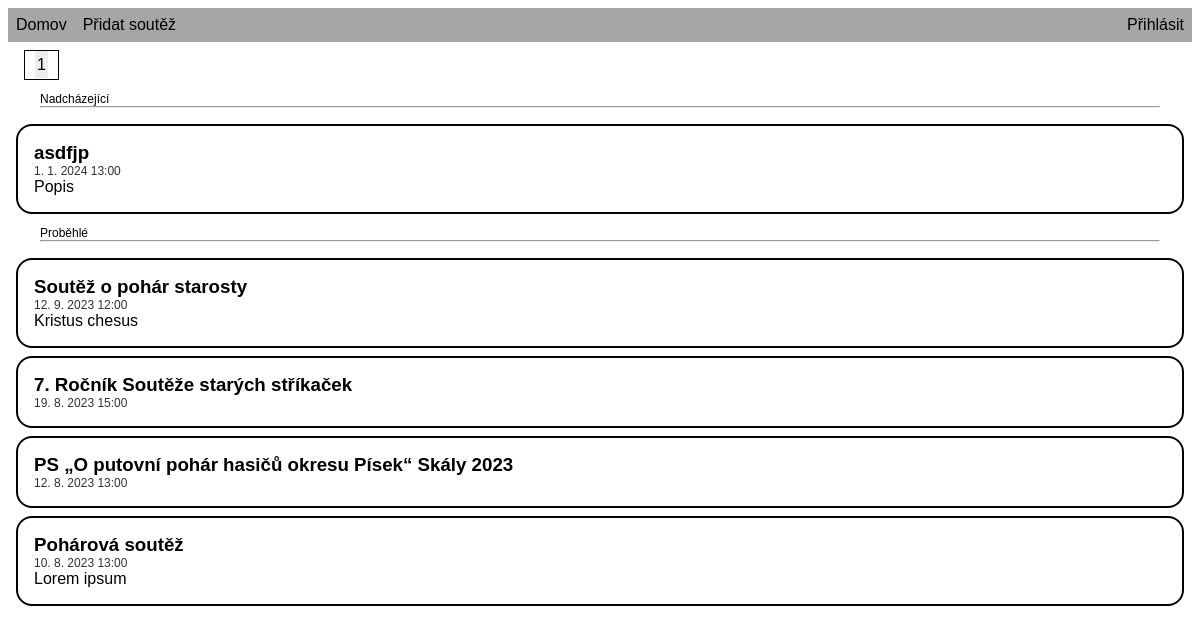
The page / on the database its author committed.
### tables this page shows
CREATE TABLE "competition" (id INTEGER PRIMARY KEY AUTOINCREMENT UNIQUE NOT NULL, id_user INTEGER NOT NULL REFERENCES user (id), date_created DATETIME DEFAULT (CURRENT_TIMESTAMP) NOT NULL, title TEXT NOT NULL, description TEXT, proposition VARCHAR UNIQUE, date_event TIMEDATE NOT NULL, town VARCHAR NOT NULL, id_results INTEGER REFERENCES results (id) UNIQUE);

### functions.php (the view)
<?php
function print_competitions(array $competition_list){
    if(strtotime($competition_list[0]["date_event"]) > time()){
        echo "<div class='separator-div'><p class='separator-text'>Nadcházející</p>";
        echo "<hr></div>";
    }
    else{
        if($competition_list){
            echo "<div class='separator-div'><p class='separator-text'>Proběhlé</p>";
            echo "<hr></div>";
        }
    }
    for($i = 0; $i < count($competition_list); $i++){
        $competition = $competition_list[$i];
        echo "<article>";
        echo "<h3><a href='competition?id=$competition[id]'> $competition[title] </a></h3>";
        echo "<div class='date_event'>".date_format(date_create($competition["date_event"]), "j. n. Y G:i")."</div>";
        echo "<div>$competition[description]</div>";
        echo "</article>";
        if(strtotime($competition["date_event"]) > time() && isset($competition_list[$i+1])){
            if(strtotime($competition_list[$i+1]["date_event"]) < time()){
                echo "<div class='separator-div'><p class='separator-text'>Proběhlé</p>";
                echo "<hr></div>";
            }
        }
    }
}
?>

### static/style.css (style rules this page uses)
body { font-family: 'Helvetica', 'Arial', sans-serif; }
article { border: 2px solid; border-radius: 1em; margin: .5em; padding: 1em; }
h3 { margin: 0; }
.date_event { color: #313131; font-size: .75em; }
a { text-decoration: none; color: black; }
.separator-div { margin: 0 2em 1em; }
.separator-div p { font-size: .75em; margin-bottom: 0; }
.separator-div hr { margin: 0; }

### rows shown on the page
competition: title "asdfjp", date_event "1. 1. 2024 13:00", description "Popis", shows "Proběhlé"
competition: title "Soutěž o pohár starosty", date_event "12. 9. 2023 12:00", description "Kristus chesus"
competition: title "7. Ročník Soutěže starých stříkaček", date_event "19. 8. 2023 15:00"
competition: title "PS „O putovní pohár hasičů okresu Písek“ Skály 2023", date_event "12. 8. 2023 13:00"
competition: title "Pohárová soutěž", date_event "10. 8. 2023 13:00", description "Lorem ipsum"
